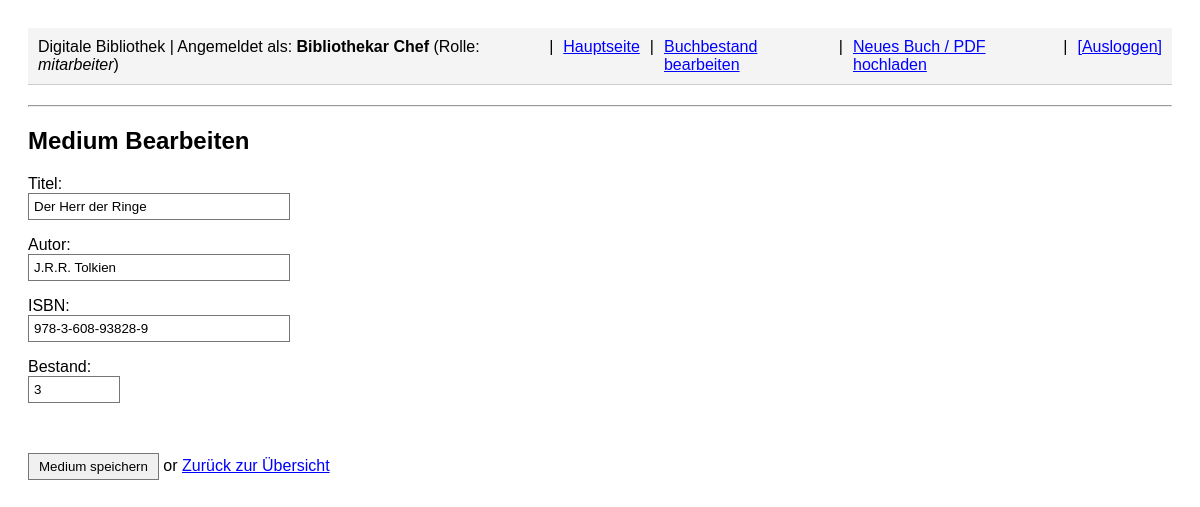
/bibliothek/buecher/bearbeiten/1 (signed in), run on the app's committed database.
### tables this page shows
CREATE TABLE buecher (
        id INTEGER PRIMARY KEY AUTOINCREMENT,
        titel TEXT NOT NULL,
        autor TEXT NOT NULL,
        isbn TEXT UNIQUE NOT NULL,
        bestand INTEGER NOT NULL DEFAULT 1,
        typ TEXT NOT NULL DEFAULT 'physisch',
        pdf_pfad TEXT DEFAULT NULL,
        angelegt_am DATETIME DEFAULT CURRENT_TIMESTAMP,
        aktualisiert_am DATETIME DEFAULT CURRENT_TIMESTAMP
    );

### online_bibliothek/routes.py (the view, shortened to what this page needs)
@online_bibliothek_bp.route('/buecher/bearbeiten/<int:book_id>', methods=['GET', 'POST'])
@login_required
@mitarbeiter_required
def buch_bearbeiten(book_id):
    db = get_db()
    meldung = ""
    cursor = db.cursor()
    cursor.execute("SELECT * FROM buecher WHERE id = ?", (book_id,))
    b = cursor.fetchone()
    if not b:
        flash("Buch nicht gefunden.", "danger")
        return redirect(url_for('online_bibliothek.buch_uebersicht'))
    return render_template('ob_buch_form.html', action="Bearbeiten", b=b, meldung=meldung)

### online_bibliothek/db_helper.py (called while the page is built)
def get_db_path():
    base_dir = os.path.abspath(os.path.join(os.path.dirname(__file__), ".."))
    return os.path.join(base_dir, DATABASE_FILENAME)

def get_db():
    if 'db' not in g:
        db_path = get_db_path()
        g.db = sqlite3.connect(db_path)
        g.db.row_factory = sqlite3.Row
        g.db.execute("PRAGMA foreign_keys = ON;")
    return g.db

### online_bibliothek/routes.py (called while the page is built)
def login_required(f):
    import functools
    @functools.wraps(f)
    def decorated(*args, **kwargs):
        if 'nutzer_id' not in session:
            return redirect(url_for('online_bibliothek.login'))
        return f(*args, **kwargs)
    return decorated

def mitarbeiter_required(f):
    import functools
    @functools.wraps(f)
    def decorated(*args, **kwargs):
        if 'nutzer_id' not in session or session.get('rolle') != 'mitarbeiter':
            flash("Berechtigungsfehler: Zugriff verweigert.", "danger")
            return redirect(url_for('online_bibliothek.index'))
        return f(*args, **kwargs)
    return decorated

### online_bibliothek/templates/ob_buch_form.html (shortened to what this page needs)
{% extends "ob_layout.html" %}
{% block lib_content %}
<h2>Medium {{ action }}</h2>
<form method="post" enctype="multipart/form-data">
    <p>Titel:<br>
        <input type="text" id="titel" name="titel" required value="{{ b['titel'] if b else request.form.get('titel', '') }}" style="width: 250px;">
    </p>
    <p>Autor:<br>
        <input type="text" id="autor" name="autor" required value="{{ b['autor'] if b else request.form.get('autor', '') }}" style="width: 250px;">
    </p>
    <p>ISBN:<br>
        <input type="text" id="isbn" name="isbn" required value="{{ b['isbn'] if b else request.form.get('isbn', '') }}" style="width: 250px;">
    </p>
    {% if action == "Anlegen" %}
    <div id="bestand_section">
        <p>Physischer Bestand (Stückzahl):<br>
            <input type="number" name="bestand" min="0" value="{{ request.form.get('bestand', '1') }}" style="width: 80px;">
        </p>
    </div>
    <div id="pdf_upload_section" style="display: none; background: #f9f9f9; padding: 10px; border: 1px dashed #bbb; max-width: 500px;">
        <p><strong>PDF-Datei hochladen:</strong><br>
            <input type="file" name="pdf_datei" accept=".pdf"><br>
            <small style="color: #666;">Der Text wird automatisch extrahiert und an Ollama übermittelt.</small>
        </p>
    </div>
    {% else %}
    <p>Bestand:<br>
        <input type="number" name="bestand" min="0" value="{{ b['bestand'] }}" style="width: 80px;">
    </p>
    {% endif %}
    <br>
    <p>
        <button type="submit">Medium speichern</button> or <a href="{{ url_for('online_bibliothek.buch_uebersicht') }}">Zurück zur Übersicht</a>
    </p>
</form>
{% endblock %}

### static/css/library.css (style rules this page uses)
body { background-color: #ffffff !important; color: #000000 !important; font-family: Arial, Helvetica, sans-serif !important; }
h1, h2, h3, h4, h5, h6, p, span, td, th, label, li, ul, div { color: #000000; }
input[type="text"], input[type="password"], input[type="email"], input[type="number"], select, textarea { background-color: #ffffff !important; color: #000000 !important; border: 1px solid #767676 !important; padding: 5px !important; border-radius: 0 !important; font-family: Arial, Helvetica, sans-serif !important; }
button, input[type="submit"] { background-color: #f0f0f0 !important; color: #000000 !important; border: 1px solid #767676 !important; padding: 5px 10px !important; cursor: pointer !important; border-radius: 0 !important; font-family: Arial, Helvetica, sans-serif !important; }
a { color: blue !important; text-decoration: underline !important; }

### data on the page
buecher: titel "Der Herr der Ringe", autor "J.R.R. Tolkien", isbn "978-3-608-93828-9", bestand "3"

### other printed values
{{ session.get('nutzer_name') }} "Bibliothekar Chef"
{{ session.get('rolle') }} "mitarbeiter"
{{ action }} "Bearbeiten"
